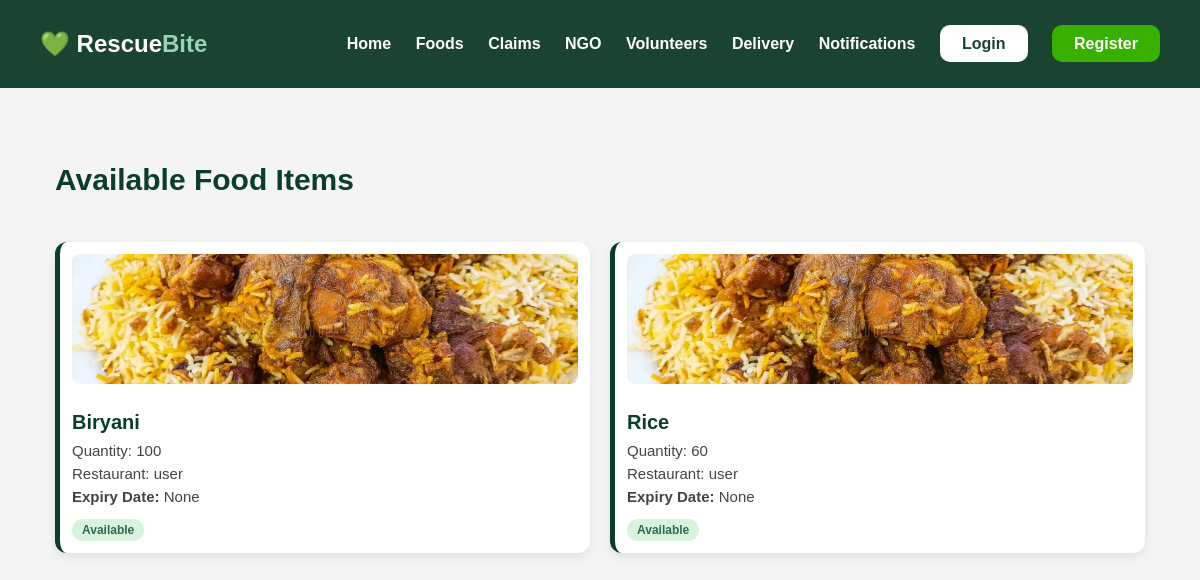
The app's page /donation/foods/, older data.
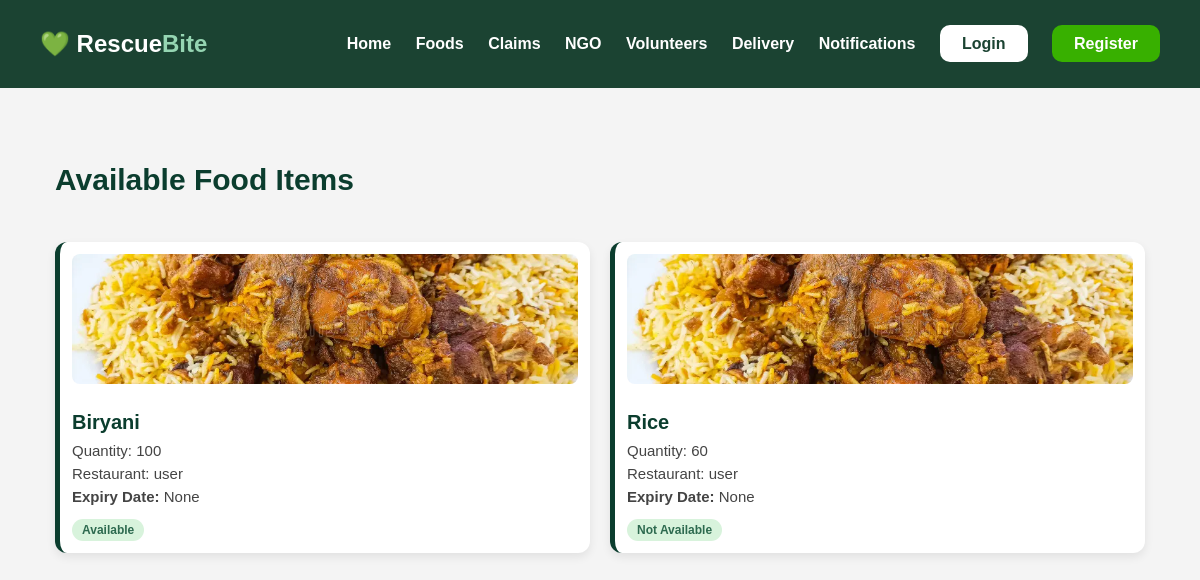
The same page, newer data.
### donation/models.py (models this page shows, shortened)
class FoodItem(models.Model):
    restaurant = models.ForeignKey(User, on_delete=models.CASCADE)
    food_name = models.CharField(max_length=100)
    quantity = models.IntegerField()
    status = models.CharField(max_length=50, default='Available')
    expiry_date = models.DateField(null=True, blank=True)
    image = models.ImageField(upload_to='food_images/', null=True, blank=True)

### donation/views.py (the view)
def food_list(request):
    foods = FoodItem.objects.all()
    return render(request,
                  'donation/food_list.html',
                  {'foods': foods})

### donation/templates/donation/food_list.html (shortened to what this page needs)
{% extends 'base.html' %}
{% load static %}
{% block content %}
<div class="food-page">
    <div class="food-header">
        <h1 class="food-heading">
            Available Food Items
        </h1>
    </div>
    <div class="food-grid">
        {% for food in foods %}
        <div class="food-card">
            {% if food.image %}
                <img src="{{ food.image.url }}" alt="{{ food.food_name }}">
            {% else %}
                <img src="{% static 'images/foodpic1.jpg' %}" alt="Default Food">
            {% endif %}
            <div class="food-content">
                <h2>{{ food.food_name }}</h2>
                <p>Quantity: {{ food.quantity }}</p>
                <p>Restaurant: {{ food.restaurant.username }}</p>
                <p>
                    <b>Expiry Date:</b> {{ food.expiry_date }}
                </p>
                <span class="status">
                    {{ food.status }}
                </span>
            </div>
        </div>
        {% empty %}
        <p style="text-align:center;">
            No food items available.
        </p>
        {% endfor %}
    </div>
</div>
{% endblock %}

Row changes from the older to the newer data that the page shows:
changed FoodItem "Rice": status "Available" → "Not Available"
